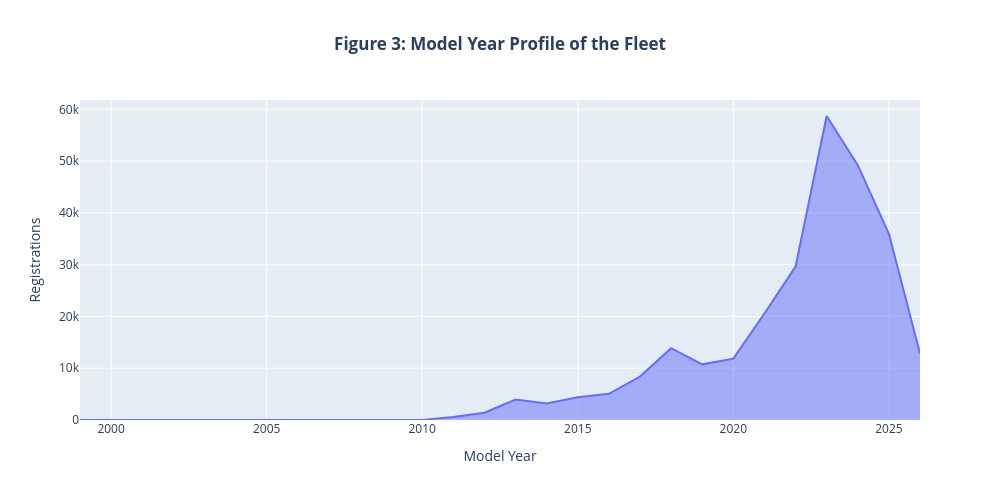

Notebook code cell kept with this figure:
### Code cell
by_model_year = utils.registrations_by_year(df)

fig = viz.model_year_area(by_model_year)

fig.show()

### Figure 1 — Plotly figure (JSON) as saved in the notebook; plotly's stock layout.template omitted (floating-point values rounded to 4 significant figures)
{"data": [{"fillpattern": {"shape": ""}, "hovertemplate": "Model Year=%{x}<br>Registrations=%{y}<extra></extra>", "legendgroup": "", "line": {"color": "#636efa"}, "marker": {"symbol": "circle"}, "mode": "lines", "name": "", "orientation": "v", "showlegend": false, "stackgroup": "1", "type": "scatter", "x": [1999, 2000, 2002, 2003, 2008, 2010, 2011, 2012, 2013, 2014, 2015, 2016, 2017, 2018, 2019, 2020, 2021, 2022, 2023, 2024, 2025, 2026], "xaxis": "x", "y": [2, 8, 1, 1, 20, 23, 589, 1395, 3961, 3210, 4389, 5061, 8383, 13863, 10752, 11857, 20564, 29620, 58714, 49221, 35972, 12848], "yaxis": "y"}], "layout": {"height": 500, "legend": {"tracegroupgap": 0}, "title": {"text": "<b>Figure 3: Model Year Profile of the Fleet</b>", "x": 0.5}, "width": 1000, "xaxis": {"anchor": "y", "domain": [0.0, 1.0], "title": {"text": "Model Year"}}, "yaxis": {"anchor": "x", "domain": [0.0, 1.0], "title": {"text": "Registrations"}}}}
